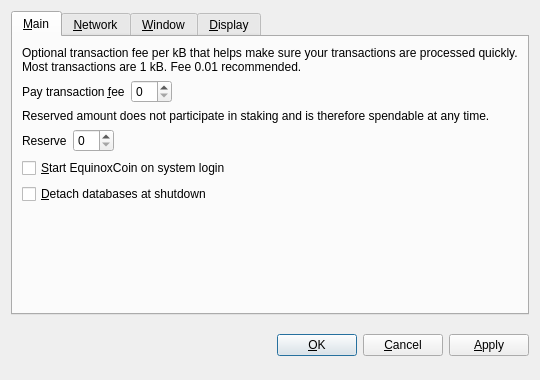
<?xml version="1.0" encoding="UTF-8"?>
<ui version="4.0">
 <class>OptionsDialog</class>
 <widget class="QDialog" name="OptionsDialog">
  <property name="geometry">
   <rect>
    <x>0</x>
    <y>0</y>
    <width>540</width>
    <height>380</height>
   </rect>
  </property>
  <property name="windowTitle">
   <string>Options</string>
  </property>
  <property name="modal">
   <bool>true</bool>
  </property>
  <layout class="QVBoxLayout" name="verticalLayout">
   <item>
    <widget class="QTabWidget" name="tabWidget">
     <property name="tabPosition">
      <enum>QTabWidget::North</enum>
     </property>
     <property name="currentIndex">
      <number>0</number>
     </property>
     <widget class="QWidget" name="tabMain">
      <attribute name="title">
       <string>&amp;Main</string>
      </attribute>
      <layout class="QVBoxLayout" name="verticalLayout_Main">
       <item>
        <widget class="QLabel" name="transactionFeeInfoLabel">
         <property name="text">
          <string>Optional transaction fee per kB that helps make sure your transactions are processed quickly. Most transactions are 1 kB. Fee 0.01 recommended.</string>
         </property>
         <property name="textFormat">
          <enum>Qt::PlainText</enum>
         </property>
         <property name="wordWrap">
          <bool>true</bool>
         </property>
        </widget>
       </item>
       <item>
        <layout class="QHBoxLayout" name="horizontalLayoutFee">
         <item>
          <widget class="QLabel" name="transactionFeeLabel">
           <property name="text">
            <string>Pay transaction &amp;fee</string>
           </property>
           <property name="textFormat">
            <enum>Qt::PlainText</enum>
           </property>
           <property name="buddy">
            <cstring>transactionFee</cstring>
           </property>
          </widget>
         </item>
         <item>
          <widget class="BitcoinAmountField" name="transactionFee"/>
         </item>
         <item>
          <spacer name="horizontalSpacerFee">
           <property name="orientation">
            <enum>Qt::Horizontal</enum>
           </property>
           <property name="sizeHint" stdset="0">
            <size>
             <width>40</width>
             <height>20</height>
            </size>
           </property>
          </spacer>
         </item>
        </layout>
       </item>
       <item>
        <widget class="QLabel" name="reserveBalanceInfoLabel">
         <property name="text">
          <string>Reserved amount does not participate in staking and is therefore spendable at any time.</string>
         </property>
         <property name="textFormat">
          <enum>Qt::PlainText</enum>
         </property>
         <property name="wordWrap">
          <bool>true</bool>
         </property>
        </widget>
       </item>
       <item>
        <layout class="QHBoxLayout" name="horizontalLayoutReserveBalance">
         <item>
          <widget class="QLabel" name="reserveBalanceLabel">
           <property name="text">
            <string>Reserve</string>
           </property>
           <property name="textFormat">
            <enum>Qt::PlainText</enum>
           </property>
           <property name="buddy">
            <cstring>reserveBalance</cstring>
           </property>
          </widget>
         </item>
         <item>
          <widget class="BitcoinAmountField" name="reserveBalance"/>
         </item>
         <item>
          <spacer name="horizontalSpacerReserveBalance">
           <property name="orientation">
            <enum>Qt::Horizontal</enum>
           </property>
           <property name="sizeHint" stdset="0">
            <size>
             <width>40</width>
             <height>20</height>
            </size>
           </property>
          </spacer>
         </item>
        </layout>
       </item>
       <item>
        <widget class="QCheckBox" name="bitcoinAtStartup">
         <property name="toolTip">
          <string>Automatically start EquinoxCoin after logging in to the system.</string>
         </property>
         <property name="text">
          <string>&amp;Start EquinoxCoin on system login</string>
         </property>
        </widget>
       </item>
       <item>
        <widget class="QCheckBox" name="detachDatabases">
         <property name="toolTip">
          <string>Detach block and address databases at shutdown. This means they can be moved to another data directory, but it slows down shutdown. The wallet is always detached.</string>
         </property>
         <property name="text">
          <string>&amp;Detach databases at shutdown</string>
         </property>
        </widget>
       </item>
       <item>
        <spacer name="verticalSpacer_Main">
         <property name="orientation">
          <enum>Qt::Vertical</enum>
         </property>
         <property name="sizeHint" stdset="0">
          <size>
           <width>20</width>
           <height>40</height>
          </size>
         </property>
        </spacer>
       </item>
      </layout>
     </widget>
     <widget class="QWidget" name="tabNetwork">
      <attribute name="title">
       <string>&amp;Network</string>
      </attribute>
      <layout class="QVBoxLayout" name="verticalLayout_Network">
       <item>
        <widget class="QCheckBox" name="mapPortUpnp">
         <property name="toolTip">
          <string>Automatically open the EquinoxCoin client port on the router. This only works when your router supports UPnP and it is enabled.</string>
         </property>
         <property name="text">
          <string>Map port using &amp;UPnP</string>
         </property>
        </widget>
       </item>
       <item>
        <widget class="QCheckBox" name="connectSocks">
         <property name="toolTip">
          <string>Connect to the EquinoxCoin network through a SOCKS proxy (e.g. when connecting through Tor).</string>
         </property>
         <property name="text">
          <string>&amp;Connect through SOCKS proxy:</string>
         </property>
        </widget>
       </item>
       <item>
        <layout class="QHBoxLayout" name="horizontalLayout_Network">
         <item>
          <widget class="QLabel" name="proxyIpLabel">
           <property name="text">
            <string>Proxy &amp;IP:</string>
           </property>
           <property name="textFormat">
            <enum>Qt::PlainText</enum>
           </property>
           <property name="buddy">
            <cstring>proxyIp</cstring>
           </property>
          </widget>
         </item>
         <item>
          <widget class="QValidatedLineEdit" name="proxyIp">
           <property name="maximumSize">
            <size>
             <width>140</width>
             <height>16777215</height>
            </size>
           </property>
           <property name="toolTip">
            <string>IP address of the proxy (e.g. 127.0.0.1)</string>
           </property>
          </widget>
         </item>
         <item>
          <widget class="QLabel" name="proxyPortLabel">
           <property name="text">
            <string>&amp;Port:</string>
           </property>
           <property name="textFormat">
            <enum>Qt::PlainText</enum>
           </property>
           <property name="buddy">
            <cstring>proxyPort</cstring>
           </property>
          </widget>
         </item>
         <item>
          <widget class="QLineEdit" name="proxyPort">
           <property name="maximumSize">
            <size>
             <width>55</width>
             <height>16777215</height>
            </size>
           </property>
           <property name="toolTip">
            <string>Port of the proxy (e.g. 9050)</string>
           </property>
          </widget>
         </item>
         <item>
          <widget class="QLabel" name="socksVersionLabel">
           <property name="text">
            <string>SOCKS &amp;Version:</string>
           </property>
           <property name="textFormat">
            <enum>Qt::PlainText</enum>
           </property>
           <property name="buddy">
            <cstring>socksVersion</cstring>
           </property>
          </widget>
         </item>
         <item>
          <widget class="QValueComboBox" name="socksVersion">
           <property name="toolTip">
            <string>SOCKS version of the proxy (e.g. 5)</string>
           </property>
          </widget>
         </item>
         <item>
          <spacer name="horizontalSpacer_Network">
           <property name="orientation">
            <enum>Qt::Horizontal</enum>
           </property>
           <property name="sizeHint" stdset="0">
            <size>
             <width>40</width>
             <height>20</height>
            </size>
           </property>
          </spacer>
         </item>
        </layout>
       </item>
       <item>
        <spacer name="verticalSpacer_Network">
         <property name="orientation">
          <enum>Qt::Vertical</enum>
         </property>
         <property name="sizeHint" stdset="0">
          <size>
           <width>20</width>
           <height>40</height>
          </size>
         </property>
        </spacer>
       </item>
      </layout>
     </widget>
     <widget class="QWidget" name="tabWindow">
      <attribute name="title">
       <string>&amp;Window</string>
      </attribute>
      <layout class="QVBoxLayout" name="verticalLayout_Window">
       <item>
        <widget class="QCheckBox" name="minimizeToTray">
         <property name="toolTip">
          <string>Show only a tray icon after minimizing the window.</string>
         </property>
         <property name="text">
          <string>&amp;Minimize to the tray instead of the taskbar</string>
         </property>
        </widget>
       </item>
       <item>
        <widget class="QCheckBox" name="minimizeOnClose">
         <property name="toolTip">
          <string>Minimize instead of exit the application when the window is closed. When this option is enabled, the application will be closed only after selecting Quit in the menu.</string>
         </property>
         <property name="text">
          <string>M&amp;inimize on close</string>
         </property>
        </widget>
       </item>
       <item>
        <spacer name="verticalSpacer_Window">
         <property name="orientation">
          <enum>Qt::Vertical</enum>
         </property>
         <property name="sizeHint" stdset="0">
          <size>
           <width>20</width>
           <height>40</height>
          </size>
         </property>
        </spacer>
       </item>
      </layout>
     </widget>
     <widget class="QWidget" name="tabDisplay">
      <attribute name="title">
       <string>&amp;Display</string>
      </attribute>
      <layout class="QVBoxLayout" name="verticalLayout_Display">
       <item>
        <layout class="QHBoxLayout" name="horizontalLayout_1_Display">
         <item>
          <widget class="QLabel" name="langLabel">
           <property name="text">
            <string>User Interface &amp;language:</string>
           </property>
           <property name="textFormat">
            <enum>Qt::PlainText</enum>
           </property>
           <property name="buddy">
            <cstring>lang</cstring>
           </property>
          </widget>
         </item>
         <item>
          <widget class="QValueComboBox" name="lang">
           <property name="toolTip">
            <string>The user interface language can be set here. This setting will take effect after restarting EquinoxCoin.</string>
           </property>
          </widget>
         </item>
        </layout>
       </item>
       <item>
        <layout class="QHBoxLayout" name="horizontalLayout_2_Display">
         <item>
          <widget class="QLabel" name="unitLabel">
           <property name="text">
            <string>&amp;Unit to show amounts in:</string>
           </property>
           <property name="textFormat">
            <enum>Qt::PlainText</enum>
           </property>
           <property name="buddy">
            <cstring>unit</cstring>
           </property>
          </widget>
         </item>
         <item>
          <widget class="QValueComboBox" name="unit">
           <property name="toolTip">
            <string>Choose the default subdivision unit to show in the interface and when sending coins.</string>
           </property>
          </widget>
         </item>
        </layout>
       </item>
       <item>
        <widget class="QCheckBox" name="displayAddresses">
         <property name="toolTip">
          <string>Whether to show EquinoxCoin addresses in the transaction list or not.</string>
         </property>
         <property name="text">
          <string>&amp;Display addresses in transaction list</string>
         </property>
        </widget>
       </item>
       <item>
        <widget class="QCheckBox" name="coinControlFeatures">
         <property name="toolTip">
          <string>Whether to show coin control features or not.</string>
         </property>
         <property name="text">
          <string>Display coin &amp;control features (experts only!)</string>
         </property>
        </widget>
       </item>
       <item>
        <spacer name="verticalSpacer_Display">
         <property name="orientation">
          <enum>Qt::Vertical</enum>
         </property>
         <property name="sizeHint" stdset="0">
          <size>
           <width>20</width>
           <height>40</height>
          </size>
         </property>
        </spacer>
       </item>
      </layout>
     </widget>
    </widget>
   </item>
   <item>
    <layout class="QHBoxLayout" name="horizontalLayout_Buttons">
     <item>
      <spacer name="horizontalSpacer_1">
       <property name="orientation">
        <enum>Qt::Horizontal</enum>
       </property>
       <property name="sizeHint" stdset="0">
        <size>
         <width>40</width>
         <height>48</height>
        </size>
       </property>
      </spacer>
     </item>
     <item>
      <widget class="QLabel" name="statusLabel">
       <property name="font">
        <font>
         <weight>75</weight>
         <bold>true</bold>
        </font>
       </property>
       <property name="text">
        <string/>
       </property>
       <property name="textFormat">
        <enum>Qt::PlainText</enum>
       </property>
       <property name="wordWrap">
        <bool>true</bool>
       </property>
      </widget>
     </item>
     <item>
      <spacer name="horizontalSpacer_2">
       <property name="orientation">
        <enum>Qt::Horizontal</enum>
       </property>
       <property name="sizeHint" stdset="0">
        <size>
         <width>40</width>
         <height>48</height>
        </size>
       </property>
      </spacer>
     </item>
     <item>
      <widget class="QPushButton" name="okButton">
       <property name="text">
        <string>&amp;OK</string>
       </property>
      </widget>
     </item>
     <item>
      <widget class="QPushButton" name="cancelButton">
       <property name="text">
        <string>&amp;Cancel</string>
       </property>
       <property name="autoDefault">
        <bool>false</bool>
       </property>
      </widget>
     </item>
     <item>
      <widget class="QPushButton" name="applyButton">
       <property name="text">
        <string>&amp;Apply</string>
       </property>
       <property name="autoDefault">
        <bool>false</bool>
       </property>
      </widget>
     </item>
    </layout>
   </item>
  </layout>
 </widget>
 <customwidgets>
  <customwidget>
   <class>BitcoinAmountField</class>
   <extends>QSpinBox</extends>
   <header>bitcoinamountfield.h</header>
  </customwidget>
  <customwidget>
   <class>QValueComboBox</class>
   <extends>QComboBox</extends>
   <header>qvaluecombobox.h</header>
  </customwidget>
  <customwidget>
   <class>QValidatedLineEdit</class>
   <extends>QLineEdit</extends>
   <header>qvalidatedlineedit.h</header>
  </customwidget>
 </customwidgets>
 <resources/>
 <connections/>
</ui>
